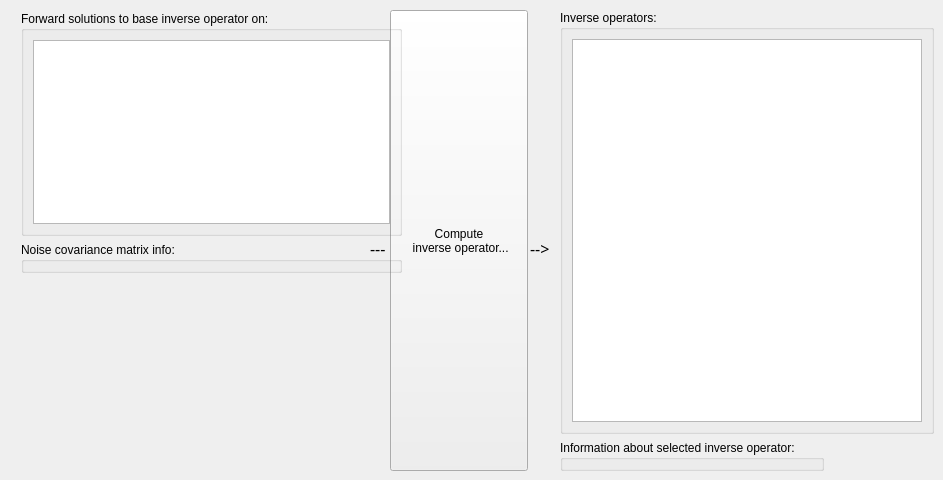
             <widget class="QWidget" name="tabInverseOperator">
              <attribute name="title">
               <string>Inverse operator</string>
              </attribute>
              <widget class="QPushButton" name="pushButton_5">
               <property name="geometry">
                <rect>
                 <x>390</x>
                 <y>10</y>
                 <width>138</width>
                 <height>461</height>
                </rect>
               </property>
               <property name="sizePolicy">
                <sizepolicy hsizetype="Minimum" vsizetype="Maximum">
                 <horstretch>0</horstretch>
                 <verstretch>1</verstretch>
                </sizepolicy>
               </property>
               <property name="text">
                <string>Compute 
 inverse operator...</string>
               </property>
              </widget>
              <widget class="QLabel" name="label_16">
               <property name="geometry">
                <rect>
                 <x>370</x>
                 <y>240</y>
                 <width>16</width>
                 <height>16</height>
                </rect>
               </property>
               <property name="font">
                <font>
                 <family>Abyssinica SIL</family>
                 <pointsize>12</pointsize>
                 <weight>50</weight>
                 <bold>false</bold>
                </font>
               </property>
               <property name="text">
                <string>---</string>
               </property>
              </widget>
              <widget class="QLabel" name="label_17">
               <property name="geometry">
                <rect>
                 <x>530</x>
                 <y>240</y>
                 <width>31</width>
                 <height>16</height>
                </rect>
               </property>
               <property name="font">
                <font>
                 <family>Abyssinica SIL</family>
                 <pointsize>12</pointsize>
                 <weight>50</weight>
                 <bold>false</bold>
                </font>
               </property>
               <property name="text">
                <string>--&gt;</string>
               </property>
              </widget>
              <widget class="QWidget" name="layoutWidget">
               <property name="geometry">
                <rect>
                 <x>21</x>
                 <y>11</y>
                 <width>381</width>
                 <height>262</height>
                </rect>
               </property>
               <layout class="QVBoxLayout" name="verticalLayout_15">
                <item>
                 <widget class="QGroupBox" name="groupBox_7">
                  <property name="title">
                   <string>Forward solutions to base inverse operator on:</string>
                  </property>
                  <layout class="QGridLayout" name="gridLayout_21">
                   <item row="0" column="0">
                    <widget class="QTableView" name="tableViewFSolutionsToInverse"/>
                   </item>
                  </layout>
                 </widget>
                </item>
                <item>
                 <widget class="QGroupBox" name="groupBox_8">
                  <property name="title">
                   <string>Noise covariance matrix info:</string>
                  </property>
                  <widget class="QLabel" name="label_12">
                   <property name="geometry">
                    <rect>
                     <x>40</x>
                     <y>90</y>
                     <width>271</width>
                     <height>20</height>
                    </rect>
                   </property>
                   <property name="text">
                    <string>edellisen välilehden tiedot myös tähän </string>
                   </property>
                  </widget>
                 </widget>
                </item>
               </layout>
              </widget>
              <widget class="QWidget" name="layoutWidget">
               <property name="geometry">
                <rect>
                 <x>560</x>
                 <y>10</y>
                 <width>374</width>
                 <height>461</height>
                </rect>
               </property>
               <layout class="QFormLayout" name="formLayout_13">
                <item row="1" column="0">
                 <widget class="QGroupBox" name="groupBox_10">
                  <property name="title">
                   <string>Information about selected inverse operator:</string>
                  </property>
                 </widget>
                </item>
                <item row="0" column="0" colspan="2">
                 <widget class="QGroupBox" name="groupBox_9">
                  <property name="title">
                   <string>Inverse operators:</string>
                  </property>
                  <layout class="QGridLayout" name="gridLayout_25">
                   <item row="0" column="0">
                    <widget class="QTableView" name="tableViewInverseOperators"/>
                   </item>
                  </layout>
                 </widget>
                </item>
               </layout>
              </widget>
             </widget>
